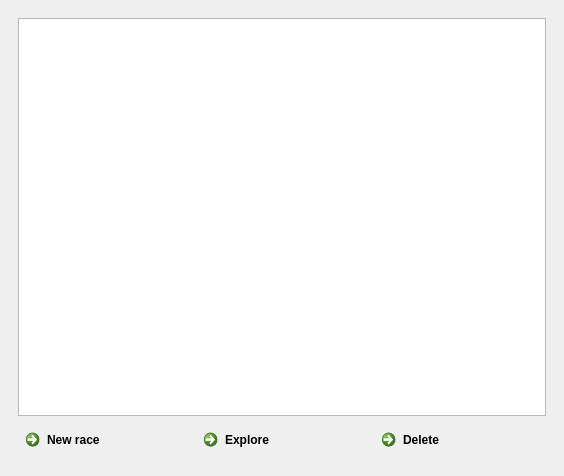
<?xml version="1.0" encoding="UTF-8"?>
<ui version="4.0">
 <class>MainWindow</class>
 <widget class="QMainWindow" name="MainWindow">
  <property name="geometry">
   <rect>
    <x>0</x>
    <y>0</y>
    <width>564</width>
    <height>476</height>
   </rect>
  </property>
  <property name="windowTitle">
   <string>RaceEditor</string>
  </property>
  <property name="windowIcon">
   <iconset theme="accessories-text-editor"/>
  </property>
  <widget class="QWidget" name="centralwidget">
   <layout class="QGridLayout" name="gridLayout">
    <item row="0" column="0">
     <widget class="QStackedWidget" name="stackedWidget">
      <property name="currentIndex">
       <number>0</number>
      </property>
      <widget class="QWidget" name="pageRaceTable">
       <layout class="QGridLayout" name="gridLayout_2">
        <item row="1" column="0">
         <widget class="QCommandLinkButton" name="commandLinkButtonAdd">
          <property name="text">
           <string>New race</string>
          </property>
          <property name="icon">
           <iconset theme="appointment-new">
            <normaloff>.</normaloff>.</iconset>
          </property>
         </widget>
        </item>
        <item row="1" column="1">
         <widget class="QCommandLinkButton" name="commandLinkButtonExplore">
          <property name="text">
           <string>Explore</string>
          </property>
          <property name="icon">
           <iconset theme="appointment-soon">
            <normaloff>.</normaloff>.</iconset>
          </property>
         </widget>
        </item>
        <item row="1" column="2">
         <widget class="QCommandLinkButton" name="commandLinkButtonRemove">
          <property name="text">
           <string>Delete</string>
          </property>
          <property name="icon">
           <iconset theme="edit-delete">
            <normaloff>.</normaloff>.</iconset>
          </property>
         </widget>
        </item>
        <item row="0" column="0" colspan="3">
         <widget class="QTableView" name="tableView"/>
        </item>
       </layout>
      </widget>
      <widget class="QWidget" name="pageRaceEditor">
       <layout class="QGridLayout" name="gridLayout_3">
        <item row="0" column="0" colspan="2">
         <widget class="QCommandLinkButton" name="commandLinkButtonBack">
          <property name="text">
           <string>Go to back</string>
          </property>
          <property name="icon">
           <iconset theme="go-home">
            <normaloff>.</normaloff>.</iconset>
          </property>
         </widget>
        </item>
        <item row="0" column="2">
         <widget class="QCommandLinkButton" name="commandLinkButtonSave">
          <property name="text">
           <string>Save changes</string>
          </property>
          <property name="icon">
           <iconset theme="document-save">
            <normaloff>.</normaloff>.</iconset>
          </property>
         </widget>
        </item>
        <item row="4" column="0">
         <widget class="QLineEdit" name="lineEdit_2">
          <property name="placeholderText">
           <string>You can add a comment about the trip here</string>
          </property>
         </widget>
        </item>
        <item row="4" column="1">
         <widget class="QTimeEdit" name="timeEdit"/>
        </item>
        <item row="4" column="2">
         <widget class="QCommandLinkButton" name="commandLinkButtonAddTrip">
          <property name="text">
           <string>Add trip</string>
          </property>
          <property name="icon">
           <iconset theme="document-new">
            <normaloff>.</normaloff>.</iconset>
          </property>
         </widget>
        </item>
        <item row="2" column="0" colspan="3">
         <widget class="QTableView" name="tableView_2"/>
        </item>
        <item row="1" column="0" colspan="3">
         <layout class="QFormLayout" name="formLayout">
          <item row="0" column="0">
           <widget class="QLabel" name="label">
            <property name="text">
             <string>Race name:</string>
            </property>
           </widget>
          </item>
          <item row="0" column="1">
           <widget class="QLineEdit" name="lineEdit">
            <property name="placeholderText">
             <string>Put name of the race</string>
            </property>
           </widget>
          </item>
          <item row="1" column="0">
           <widget class="QLabel" name="label_2">
            <property name="text">
             <string>Race date:</string>
            </property>
           </widget>
          </item>
          <item row="1" column="1">
           <widget class="QDateEdit" name="dateEdit"/>
          </item>
         </layout>
        </item>
        <item row="3" column="0" colspan="3">
         <widget class="QLabel" name="label_3">
          <property name="text">
           <string>New trip:</string>
          </property>
         </widget>
        </item>
       </layout>
      </widget>
     </widget>
    </item>
   </layout>
  </widget>
 </widget>
 <resources/>
 <connections/>
</ui>
